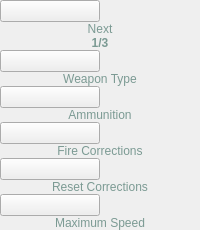
         <widget class="QWidget" name="page_19">
          <layout class="QVBoxLayout" name="verticalLayout_15">
           <property name="spacing">
            <number>0</number>
           </property>
           <property name="leftMargin">
            <number>0</number>
           </property>
           <property name="topMargin">
            <number>0</number>
           </property>
           <property name="rightMargin">
            <number>0</number>
           </property>
           <property name="bottomMargin">
            <number>0</number>
           </property>
           <item>
            <widget class="QPushButton" name="weapon_bt_next_1">
             <property name="sizePolicy">
              <sizepolicy hsizetype="Minimum" vsizetype="Expanding">
               <horstretch>0</horstretch>
               <verstretch>0</verstretch>
              </sizepolicy>
             </property>
             <property name="maximumSize">
              <size>
               <width>100</width>
               <height>16777215</height>
              </size>
             </property>
             <property name="text">
              <string/>
             </property>
            </widget>
           </item>
           <item>
            <widget class="QLabel" name="label_73">
             <property name="sizePolicy">
              <sizepolicy hsizetype="Preferred" vsizetype="Preferred">
               <horstretch>0</horstretch>
               <verstretch>0</verstretch>
              </sizepolicy>
             </property>
             <property name="styleSheet">
              <string notr="true">color: rgb(123, 154, 147);
</string>
             </property>
             <property name="text">
              <string>Next</string>
             </property>
             <property name="alignment">
              <set>Qt::AlignCenter</set>
             </property>
            </widget>
           </item>
           <item>
            <widget class="QLabel" name="label_71">
             <property name="font">
              <font>
               <weight>75</weight>
               <bold>true</bold>
              </font>
             </property>
             <property name="styleSheet">
              <string notr="true">color: rgb(123, 154, 147);</string>
             </property>
             <property name="text">
              <string>1/3</string>
             </property>
             <property name="alignment">
              <set>Qt::AlignCenter</set>
             </property>
            </widget>
           </item>
           <item>
            <widget class="QPushButton" name="bt_weapon_type">
             <property name="sizePolicy">
              <sizepolicy hsizetype="Minimum" vsizetype="Expanding">
               <horstretch>0</horstretch>
               <verstretch>0</verstretch>
              </sizepolicy>
             </property>
             <property name="maximumSize">
              <size>
               <width>100</width>
               <height>16777215</height>
              </size>
             </property>
             <property name="text">
              <string/>
             </property>
            </widget>
           </item>
           <item>
            <widget class="QLabel" name="label_70">
             <property name="styleSheet">
              <string notr="true">color: rgb(123, 154, 147);</string>
             </property>
             <property name="text">
              <string>Weapon Type</string>
             </property>
             <property name="alignment">
              <set>Qt::AlignCenter</set>
             </property>
            </widget>
           </item>
           <item>
            <widget class="QPushButton" name="bt_ammunition">
             <property name="sizePolicy">
              <sizepolicy hsizetype="Minimum" vsizetype="Expanding">
               <horstretch>0</horstretch>
               <verstretch>0</verstretch>
              </sizepolicy>
             </property>
             <property name="maximumSize">
              <size>
               <width>100</width>
               <height>16777215</height>
              </size>
             </property>
             <property name="text">
              <string/>
             </property>
            </widget>
           </item>
           <item>
            <widget class="QLabel" name="label_74">
             <property name="styleSheet">
              <string notr="true">color: rgb(123, 154, 147);</string>
             </property>
             <property name="text">
              <string>Ammunition</string>
             </property>
             <property name="alignment">
              <set>Qt::AlignCenter</set>
             </property>
            </widget>
           </item>
           <item>
            <widget class="QPushButton" name="bt_fire_conrrections">
             <property name="sizePolicy">
              <sizepolicy hsizetype="Minimum" vsizetype="Expanding">
               <horstretch>0</horstretch>
               <verstretch>0</verstretch>
              </sizepolicy>
             </property>
             <property name="maximumSize">
              <size>
               <width>100</width>
               <height>16777215</height>
              </size>
             </property>
             <property name="text">
              <string/>
             </property>
            </widget>
           </item>
           <item>
            <widget class="QLabel" name="label_72">
             <property name="styleSheet">
              <string notr="true">color: rgb(123, 154, 147);</string>
             </property>
             <property name="text">
              <string>Fire Corrections</string>
             </property>
             <property name="alignment">
              <set>Qt::AlignCenter</set>
             </property>
            </widget>
           </item>
           <item>
            <widget class="QPushButton" name="bt_reset_corrections">
             <property name="sizePolicy">
              <sizepolicy hsizetype="Minimum" vsizetype="Expanding">
               <horstretch>0</horstretch>
               <verstretch>0</verstretch>
              </sizepolicy>
             </property>
             <property name="maximumSize">
              <size>
               <width>100</width>
               <height>16777215</height>
              </size>
             </property>
             <property name="text">
              <string/>
             </property>
            </widget>
           </item>
           <item>
            <widget class="QLabel" name="label_75">
             <property name="styleSheet">
              <string notr="true">color: rgb(123, 154, 147);</string>
             </property>
             <property name="text">
              <string>Reset Corrections</string>
             </property>
             <property name="alignment">
              <set>Qt::AlignCenter</set>
             </property>
            </widget>
           </item>
           <item>
            <widget class="QPushButton" name="bt_maximum_speed">
             <property name="sizePolicy">
              <sizepolicy hsizetype="Minimum" vsizetype="Expanding">
               <horstretch>0</horstretch>
               <verstretch>0</verstretch>
              </sizepolicy>
             </property>
             <property name="maximumSize">
              <size>
               <width>100</width>
               <height>16777215</height>
              </size>
             </property>
             <property name="text">
              <string/>
             </property>
            </widget>
           </item>
           <item>
            <widget class="QLabel" name="label_65">
             <property name="styleSheet">
              <string notr="true">color: rgb(123, 154, 147);</string>
             </property>
             <property name="text">
              <string>Maximum Speed</string>
             </property>
             <property name="alignment">
              <set>Qt::AlignCenter</set>
             </property>
            </widget>
           </item>
          </layout>
         </widget>
